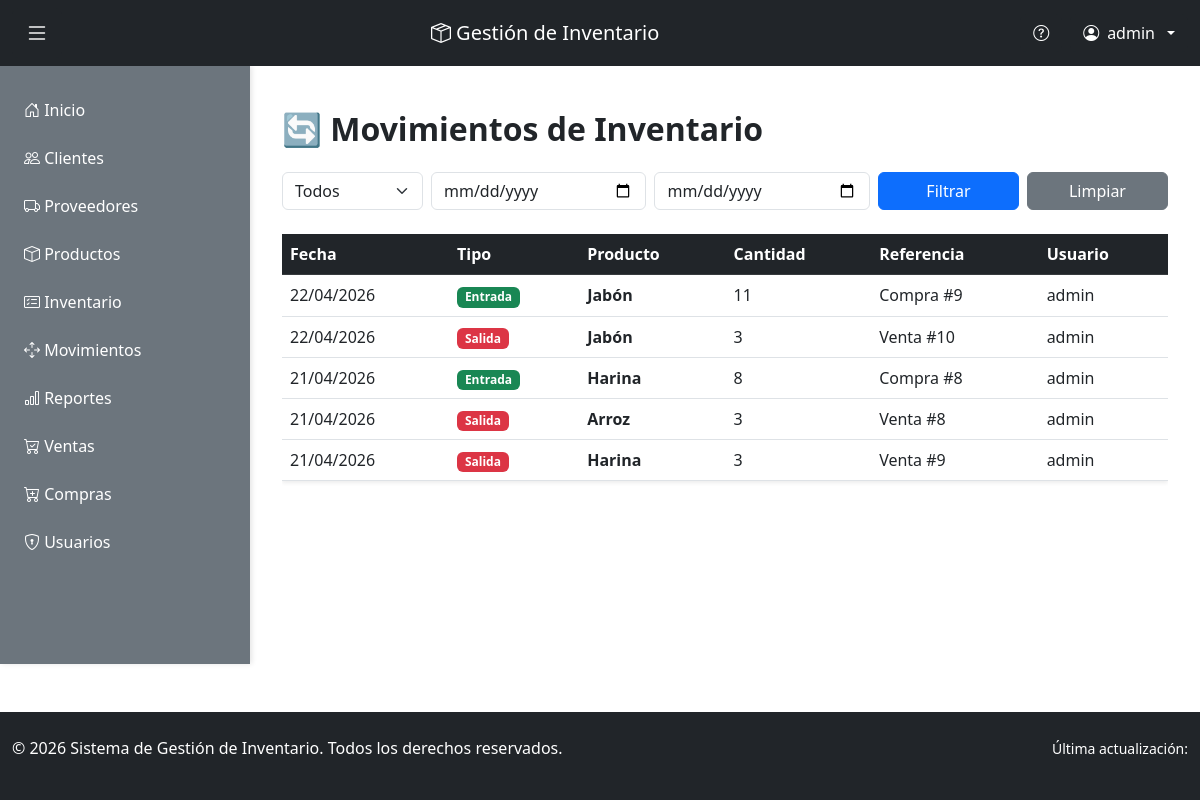
The page /invitado/movimientos/ (signed in) on the database as committed earlier.
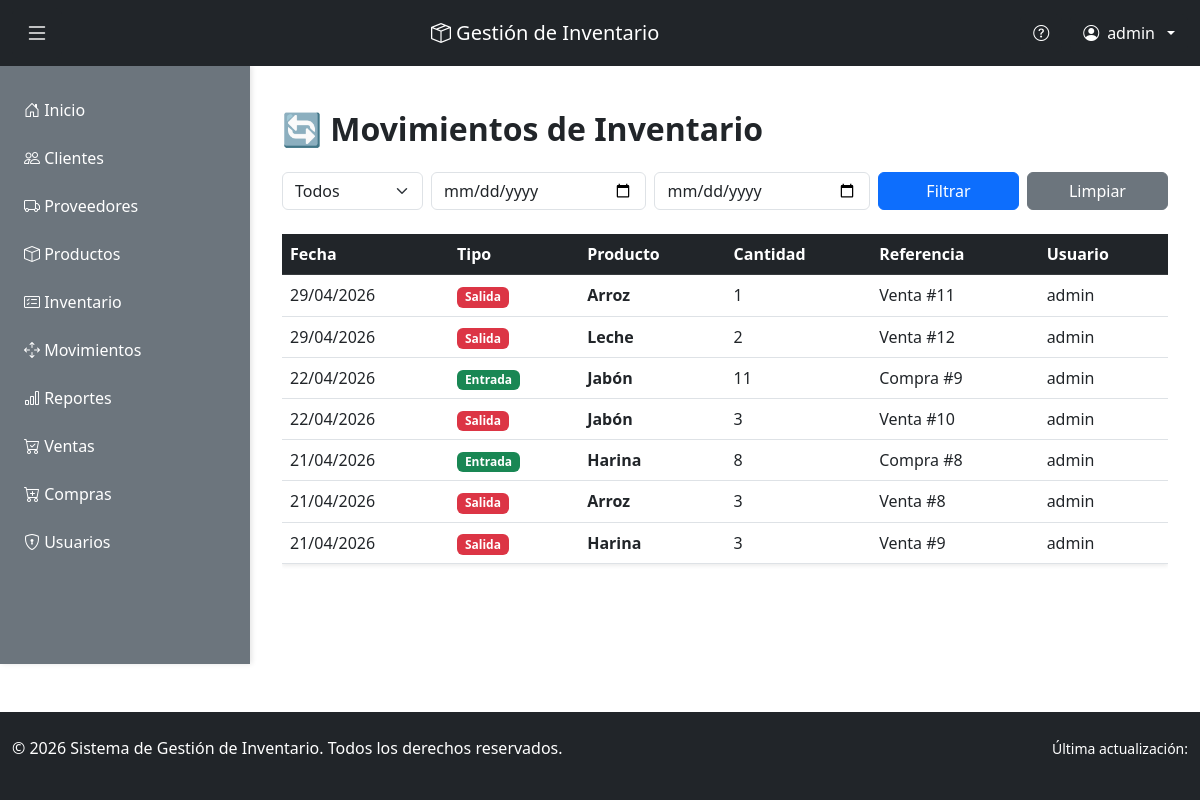
The same page on the database as committed later.
### inventario/models.py (models this page shows, shortened)
class Producto(models.Model):
    UNIDADES_MEDIDA = [
        ('kg', 'Kilogramos'),
        ('g', 'Gramos'),
        ('l', 'Litros'),
        ('ml', 'Mililitros'),
        ('m', 'Metros'),
        ('cm', 'Centímetros'),
        ('u', 'Unidad'),
        ('docena', 'Docena'),
        ('paquete', 'Paquete'),
        ('lata', 'Lata'),
        ('botella', 'Botella'),
        ('caja', 'Caja'),
    ]
    nombre_producto = models.CharField(max_length=100)
    codigo = models.CharField(max_length=50, unique=True)
    descripcion = models.TextField()
    precio = models.DecimalField(max_digits=10, decimal_places=2)
    stock = models.PositiveIntegerField(default=0)
    stock_minimo = models.PositiveIntegerField(default=0)
    unidad_medida = models.CharField(max_length=20, choices=UNIDADES_MEDIDA, default='u')
    fecha_creacion = models.DateTimeField(auto_now_add=True)
    activo = models.BooleanField(default=True)
    class Meta:
        ordering = ['nombre_producto']
        verbose_name = 'Producto'
        verbose_name_plural = 'Productos'

class Compra(models.Model):
    ESTADO_COMPRA = [
        ('borrador', 'Borrador'),
        ('confirmada', 'Confirmada'),
        ('recibida', 'Recibida'),
        ('cancelada', 'Cancelada'),
    ]
    fecha_compra = models.DateField(auto_now_add=True)
    proveedor = models.ForeignKey(Proveedor, on_delete=models.CASCADE, related_name='compras')
    usuario = models.ForeignKey(User, on_delete=models.CASCADE, related_name='compras_realizadas')
    estado = models.CharField(max_length=20, choices=ESTADO_COMPRA, default='borrador')
    total = models.DecimalField(max_digits=12, decimal_places=2, default=0)
    class Meta:
        ordering = ['-fecha_compra']
        verbose_name = 'Compra'
        verbose_name_plural = 'Compras'

class Venta(models.Model):
    ESTADO_VENTA = [
        ('borrador', 'Borrador'),
        ('confirmada', 'Confirmada'),
        ('entregada', 'Entregada'),
        ('cancelada', 'Cancelada'),
    ]
    fecha_venta = models.DateField(auto_now_add=True)
    cliente = models.ForeignKey(Cliente, on_delete=models.CASCADE, related_name='ventas')
    usuario = models.ForeignKey(User, on_delete=models.CASCADE, related_name='ventas_realizadas')
    estado = models.CharField(max_length=20, choices=ESTADO_VENTA, default='borrador')
    total = models.DecimalField(max_digits=12, decimal_places=2, default=0)
    class Meta:
        ordering = ['-fecha_venta']
        verbose_name = 'Venta'
        verbose_name_plural = 'Ventas'

### inventario/views.py (the view)
# urls.py: path('invitado/movimientos/', views.movimientos_invitado, name='movimientos_invitado'),
@login_required
@require_http_methods(["GET"])
def movimientos_invitado(request):
    tipo = request.GET.get('tipo', '')
    fecha_inicio = request.GET.get('fecha_inicio', '')
    fecha_fin = request.GET.get('fecha_fin', '')
    movimientos = []
    compras = Compra.objects.all()
    ventas = Venta.objects.all()
    if fecha_inicio:
        compras = compras.filter(fecha_compra__gte=fecha_inicio)
        ventas = ventas.filter(fecha_venta__gte=fecha_inicio)
    if fecha_fin:
        compras = compras.filter(fecha_compra__lte=fecha_fin)
        ventas = ventas.filter(fecha_venta__lte=fecha_fin)
    if tipo in ['entrada', '']:
        for compra in compras:
            for detalle in compra.detalles.all():
                movimientos.append({
                    'fecha': compra.fecha_compra,
                    'tipo': 'Entrada',
                    'producto': detalle.producto,
                    'cantidad': detalle.cantidad,
                    'usuario': compra.usuario,
                    'referencia': f'Compra #{compra.id}',
                    'proveedor': compra.proveedor,
                })
    if tipo in ['salida', '']:
        for venta in ventas:
            for detalle in venta.detalles.all():
                movimientos.append({
                    'fecha': venta.fecha_venta,
                    'tipo': 'Salida',
                    'producto': detalle.producto,
                    'cantidad': detalle.cantidad,
                    'usuario': venta.usuario,
                    'referencia': f'Venta #{venta.id}',
                    'cliente': venta.cliente,
                })
    movimientos.sort(key=lambda m: m['fecha'], reverse=True)
    contexto = {
        'movimientos': movimientos,
        'tipo': tipo,
        'fecha_inicio': fecha_inicio,
        'fecha_fin': fecha_fin,
    }
    return render(request, 'invitado/movimientos.html', contexto)

### inventario/templates/invitado/movimientos.html (shortened to what this page needs)
{% extends 'base.html' %}
{% block content %}
<div class="container">
    <div class="mt-4">
        <h2 class="fw-bold">🔄 Movimientos de Inventario</h2>
    </div>
    <form method="GET" class="row mt-3 mb-4 g-2">
        <div class="col-md-2">
            <select name="tipo" class="form-select">
                <option value="">Todos</option>
            </select>
        </div>
        <div class="col-md-3">
            <input
                type="date"
                name="fecha_inicio"
                class="form-control"
                value="{{ fecha_inicio }}"
            >
        </div>
        <div class="col-md-3">
            <input
                type="date"
                name="fecha_fin"
                class="form-control"
                value="{{ fecha_fin }}"
            >
        </div>
        <div class="col-md-2">
            <button class="btn btn-primary w-100">Filtrar</button>
        </div>
        <div class="col-md-2">
            <a href="{% url 'movimientos_invitado' %}" class="btn btn-secondary w-100">
                Limpiar
            </a>
        </div>
    </form>
    <div class="table-responsive">
        <table class="table table-hover align-middle shadow-sm">
            <thead class="table-dark">
                <tr>
                    <th>Fecha</th>
                    <th>Tipo</th>
                    <th>Producto</th>
                    <th>Cantidad</th>
                    <th>Referencia</th>
                    <th>Usuario</th>
                </tr>
            </thead>
            <tbody>
                {% for mov in movimientos %}
                <tr>
                    <td>
                        {{ mov.fecha|date:"d/m/Y" }}
                    </td>
                    <td>
                        {% if mov.tipo == "Entrada" %}
                            <span class="badge bg-success">Entrada</span>
                        {% else %}
                            <span class="badge bg-danger">Salida</span>
                        {% endif %}
                    </td>
                    <td class="fw-semibold">
                        {{ mov.producto.nombre_producto }}
                    </td>
                    <td>
                        {{ mov.cantidad }}
                    </td>
                    <td>
                        {{ mov.referencia }}
                    </td>
                    <td>
                        {{ mov.usuario }}
                    </td>
                </tr>
                {% empty %}
                <tr>
                    <td colspan="6" class="text-center text-muted">
                        No hay movimientos registrados
                    </td>
                </tr>
                {% endfor %}
            </tbody>
        </table>
    </div>
</div>
{% endblock %}

Rows that differ between the two databases and show on the page:
now on one of the page's lists (row edited): Producto: fecha "21/04/2026", producto.nombre_producto "Arroz", usuario "admin"
changed Producto "Arroz": fecha "21/04/2026" → "29/04/2026"; cantidad "3" → "1"; referencia "Venta #8" → "Venta #11"; moves up the list
now on this page (row edited): Producto: fecha "29/04/2026", shows "Salida", producto.nombre_producto "Leche", cantidad "2", referencia "Venta #12", usuario "admin"
